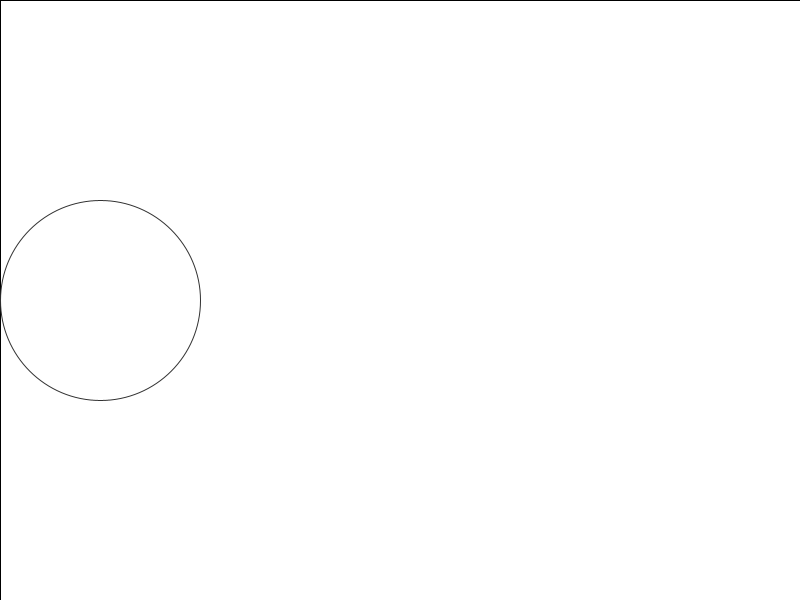
Frame 1 (no input)
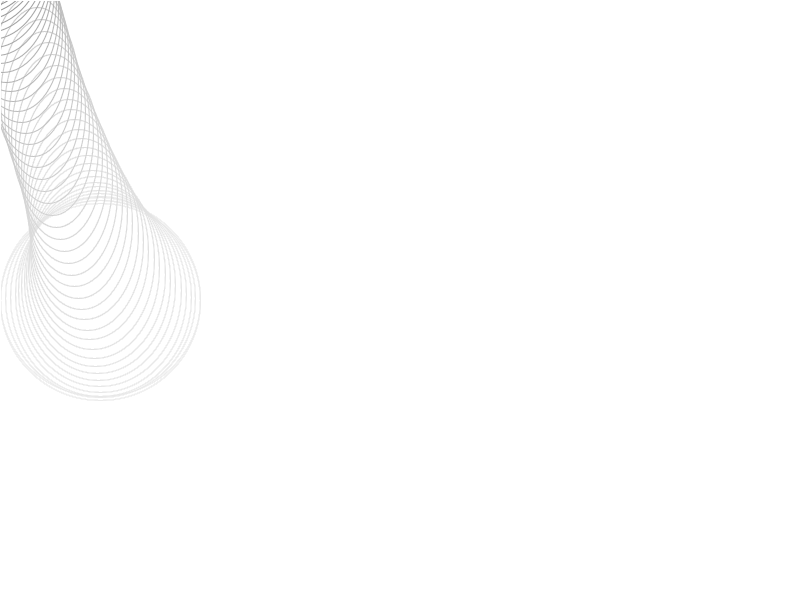
Frame 60 (the mouse pressed at the canvas centre just before this capture)
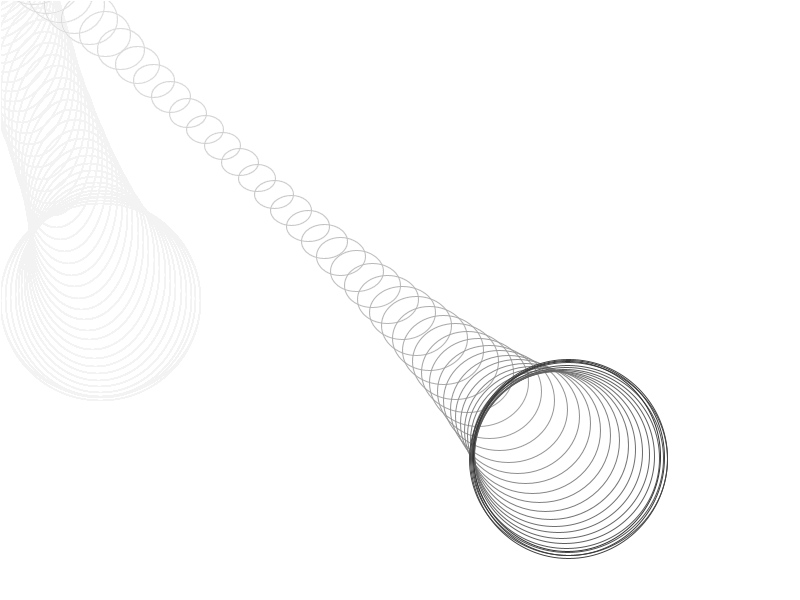
Frame 120 (the mouse held since frame 60 and released just before this capture)

The Processing sketch that drew these frames (run headless with seeded random() and noise(); from frame 60 on, the mouse is pressed at the canvas centre):

// Processing sketch: processing_72707
// ── processing_72707.pde

float accX=0,accY=0; // acceleration
float mass=300; //ball mass
float ballX,ballY; //ball position
float velX=0,velY=0;
float k=1; //k: spring constant
float springX,springY; //spring location
float dampingFriction=10;
int circleRadius=200;

int burning=0; //color value
boolean fading=true; 

void setup()
{
  size(800,600);
  background(255);
  velX=0;
  springX=300;
  springY=height/2;
  ballX=100;
  ballY=height/2;
  
}


void draw()
{
  Fading();
  //background(255);
  
  //BurningUpdate();
  //stroke(burning,velX*90/20,velY*90/20);
  fill(0,0,0,0);
  ballX=MovingDistance(ballX,velX);
  ballY=MovingDistance(ballY,velY);
  //print(" x:"+ballX);
  stroke(50);
  ellipse(ballX,ballY,circleRadius-abs(velY)*10,circleRadius-abs(velX)*10);
  
  accX=AccelerationFormula(HooksLaw(ballX,springX,DistanceBtw(ballX,springX)),velX);
  accY=AccelerationFormula(HooksLaw(ballY,springY,DistanceBtw(ballY,springY)),velY);
  SpringLocationUpdate();
  VelocityUpdate();
  
  LineCrossing();
  
}





//------function---------
void BurningUpdate()
{
  if(burning<=((int)velX+(int)velY)*50 && burning<90)
  {
    burning+=2;
  }
  if(frameCount%2==0 && burning>50) burning--;
}

void keyPressed()
{
  if(fading) fading=false;
  else fading=true;
}

void Fading()
{
  if(fading)
  {
    fill(255,255,255,10);
    rect(0,0,width,height);
  }
}

float MovingDistance(float currentPosition, float velocity)
{
  return currentPosition+=velocity;
}

void LineCrossing()
{
  stroke(255);
  /*
  if(frameCount%4==0) line(random(0,width),0,0,random(0,height));
  else if(frameCount%4==3) line(width,random(0,height),random(0,height),height);
  else if(frameCount%4==2) line(random(0,width),0,random(0,width),height);
  else if(frameCount%4==1) line(0,random(0,height),width,random(0,height));
 
  for(int i=0; i<2;i++)
  {
    line(random(0,width),0,0,random(0,height));
    line(width,random(0,height),random(0,height),height);
    line(random(0,width),0,random(0,width),height);
    line(0,random(0,height),width,random(0,height));
  }
   */
}


//------Spring formula-------------
/*---------------------------------
F=m*a --> a=F/m
a= -k*x/m
*/
float AccelerationFormula(float force, float vel)
{
  return (force-dampingFriction*vel)/mass;
  //if damping friction =0. the spring will never stop;
}

// Force=-k*x   k: spring constant   x:displacement of the spring's end from its equilibrium position
float HooksLaw(float ball,float spring, float x)
{
    if(ball<spring) 
    { 
      return (k*x);
    }
    else return -(k*x);
}

void VelocityUpdate()
{
  velX+=accX;
  velY+=accY;
}

float DistanceBtw(float x1, float y1)
{
  return abs(x1-y1);
}

void SpringLocationUpdate()
{
  springX=mouseX;
  springY=mouseY;
}
